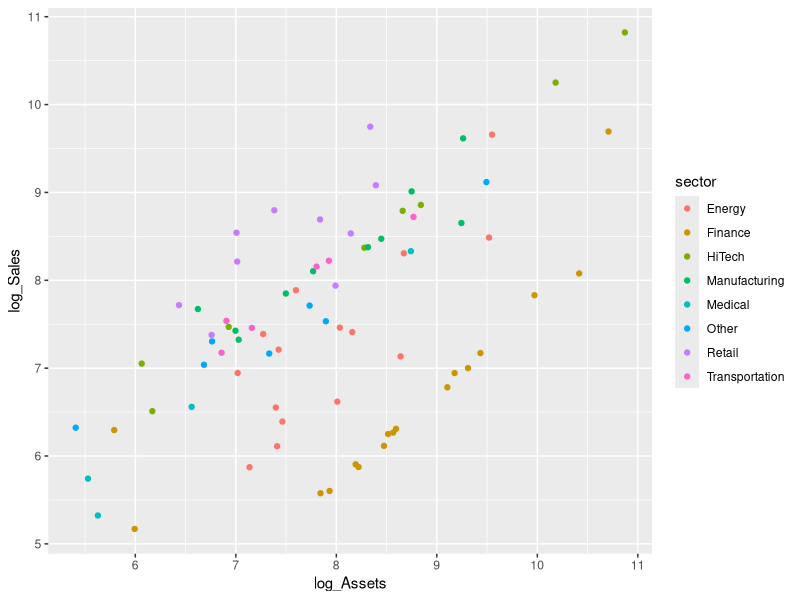
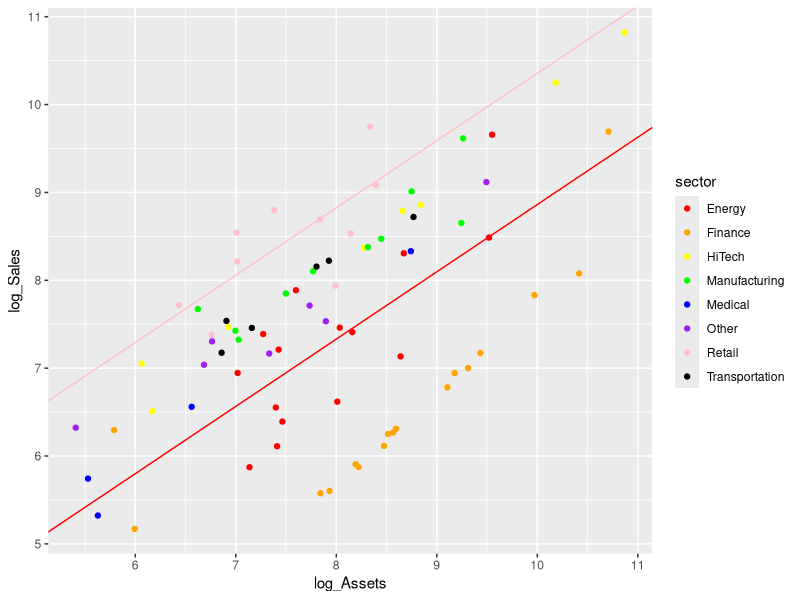

Recreate these plots in R, in order.
## ---- chunk 1
knitr::opts_chunk$set(echo = TRUE)

# Here you load the necessary packages.
# Here you enter your name: Soju Hokari - It won't show in the .html file but show in the .rmd file.
library(ggplot2)
## ---- chunk 2
forbes500 <- read.csv("datasets/Forbes500.csv")
forbes500$log_Sales <- log(forbes500$Sales)
forbes500$log_Assets <- log(forbes500$Assets)
ggplot(data = forbes500, aes(x = log_Assets, y = log_Sales)) +
    geom_point(aes(color = sector))
## ---- chunk 3
# i. Interaction model
lm_interaction <- lm(
    log_Sales ~ log_Assets + sector + log_Assets:sector,
    data = forbes500
)
summary(lm_interaction)

# ii. Additive model
lm_additive <- lm(log_Sales ~ log_Assets + sector, data = forbes500)
summary(lm_additive)

# iii. Anova
anova(lm_additive, lm_interaction)
## ---- chunk 4
# i. Fit the additive model
lm_additive <- lm(data = forbes500, log_Sales ~ sector + log_Assets)

# ii. Fit the simple linear regression model
lm_simple <- lm(data = forbes500, log_Sales ~ log_Assets)

# iii. anova
anova(lm_simple, lm_additive)
## ---- chunk 5
contrasts(factor(forbes500$sector))
## ---- chunk 6
coef <- lm_additive$coefficients

colors <- c(
    "red",
    "orange",
    "yellow",
    "green",
    "blue",
    "purple",
    "pink",
    "black"
)

ggplot(data = forbes500, aes(x = log_Assets, y = log_Sales)) +
    geom_point(aes(color = sector)) +
    geom_abline(slope = coef[9], intercept = coef[1], color = colors[1]) +
    geom_abline(
        slope = coef[9],
        intercept = coef[1] + coef[7],
        color = colors[7]
    ) +
    scale_color_manual(values = colors)
## ---- chunk 7

## ---- chunk 8

## ---- chunk 9

## ---- chunk 10

## ---- chunk 11

## ---- chunk 12

## ---- chunk 13

## ---- chunk 14

## ---- chunk 15

## ---- chunk 16

